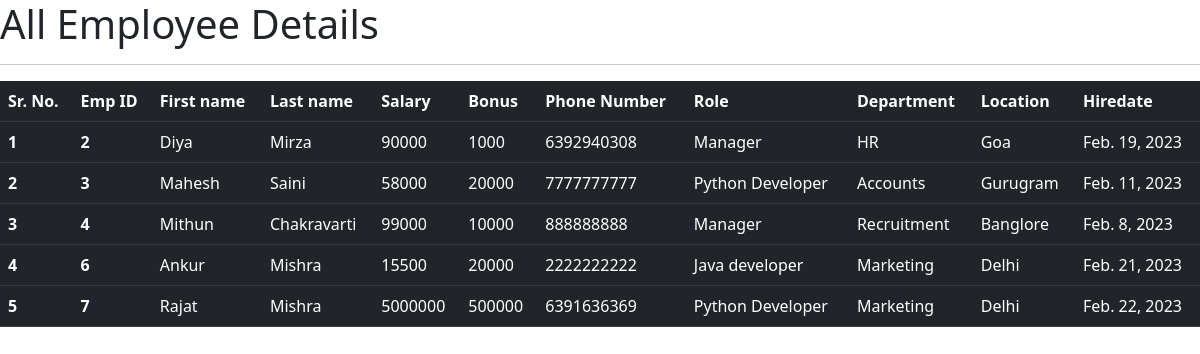
The page /all_emp on the database as committed earlier.
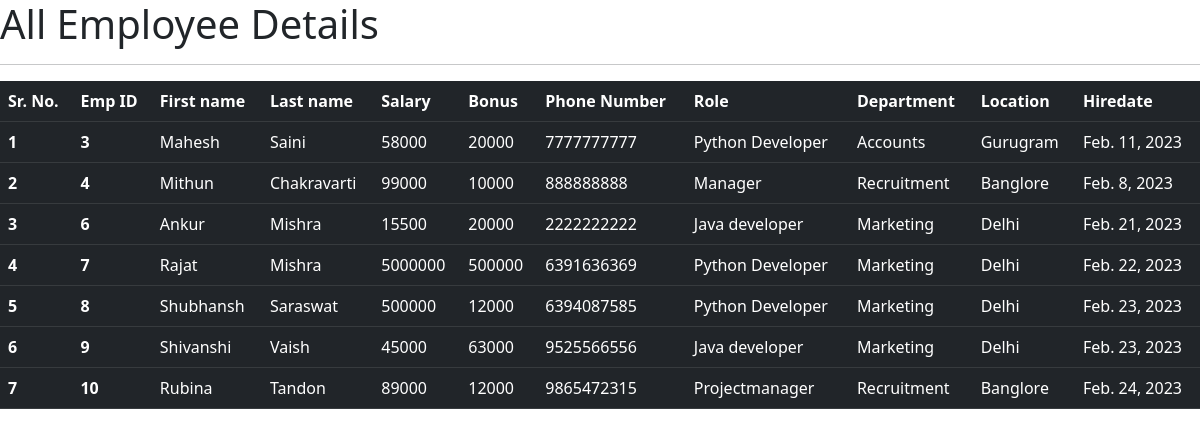
The same page on the database as committed later.
### emp_app/models.py (models this page shows, shortened)
class Employee(models.Model):
    first_name = models.CharField(max_length= 100, null= False)
    last_name= models.CharField(max_length = 100)
    dept = models.ForeignKey(Department, on_delete =models.CASCADE)
    salary = models.IntegerField(default = 0)
    bonus = models.IntegerField(default = 0)
    role = models.ForeignKey(Role, on_delete=models.CASCADE)
    phone = models.IntegerField(default = 0)
    hire_date = models.DateField()
    def __str__(self):
        return "%s %s  %s" %(self.first_name, self.last_name, self.phone)

class Role(models.Model):
    name = models.CharField(max_length = 100,null = False )

class Department(models.Model):
    name= models.CharField(max_length=100, null = False)
    location= models.CharField(max_length= 100)

### emp_app/views.py (the view)
# urls.py: path('all_emp', views.all_emp,name = 'all_emp'),
def all_emp(request):
        emps = Employee.objects.all()
        context = {
         'emps': emps
             }
        print(context)
        return render(request, 'view_all_emp.html', context)

### emp_app/templates/view_all_emp.html (shortened to what this page needs)
<!DOCTYPE html>
<html lang="en">
<head>
    <link href="https://cdn.jsdelivr.net/npm/bootstrap@5.3.0-alpha1/dist/css/bootstrap.min.css" rel="stylesheet">
</head>
<body>
    <h1>All Employee Details</h1>
    <hr>
    <table class="table table-dark table-hover">
        <thead>
          <tr>
            <th scope="col">Sr. No.</th>
            <th scope="col">Emp ID</th>
            <th scope="col">First name</th>
            <th scope="col">Last name</th>
            <th scope="col">Salary</th>
            <th scope="col">Bonus</th>
            <th scope="col">Phone Number</th>
            <th scope="col">Role</th>
            <th scope="col">Department</th>
            <th scope="col">Location</th>
            <th scope="col">Hiredate</th>
          </tr>
        </thead>
        {% for emp in emps %}
        <tbody>
          <tr>
            <th scope="row">{{ forloop.counter }}</th>
            <th scope="row">{{emp.id}}</th>
            <td>{{emp.first_name}}</td>
            <td>{{emp.last_name}}</td>
            <td>{{emp.salary}}</td>
            <td>{{emp.bonus}}</td>
            <td>{{emp.phone}}</td>
            <td>{{emp.role.name}}</td>
            <td>{{emp.dept.name}}</td>
            <td>{{emp.dept.location}}</td>
            <td>{{emp.hire_date}}</td>
          </tr>
        </tbody>
        {% endfor %}
      </table>
</body>
</html>

Rows that differ between the two databases and show on the page:
removed Employee: id "2", first_name "Diya", last_name "Mirza", salary "90000", bonus "1000", phone "6392940308", role.name "Manager", dept.name "HR", dept.location "Goa", hire_date "Feb. 19, 2023"
added Employee: id "8", first_name "Shubhansh", last_name "Saraswat", salary "500000", bonus "12000", phone "6394087585", role.name "Python Developer", dept.name "Marketing", dept.location "Delhi", hire_date "Feb. 23, 2023"
added Employee: id "9", first_name "Shivanshi", last_name "Vaish", salary "45000", bonus "63000", phone "9525566556", role.name "Java developer", dept.name "Marketing", dept.location "Delhi", hire_date "Feb. 23, 2023"
added Employee: id "10", first_name "Rubina", last_name "Tandon", salary "89000", bonus "12000", phone "9865472315", role.name "Projectmanager", dept.name "Recruitment", dept.location "Banglore", hire_date "Feb. 24, 2023"
